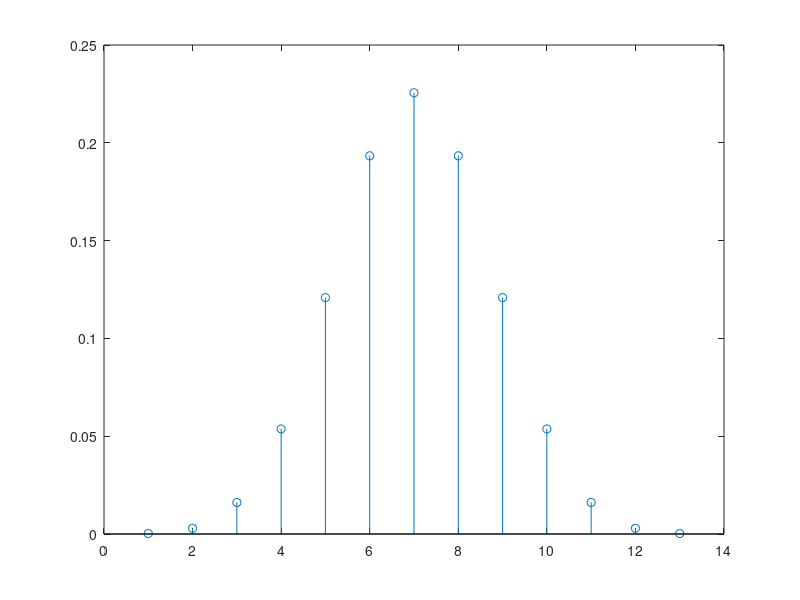

MATLAB code for this plot:
n = 12
k = 0:1:n

function p = P(n, k)
  p = []
  for i = 1:length(k)
    p(i) = nchoosek(n, k(i)) * (1 / 2.^n)
  end  
end

stem(P(n, k)) # Die Wahrscheinlichkeit ist in der Mitte am größten und an den Seite am kleinsten